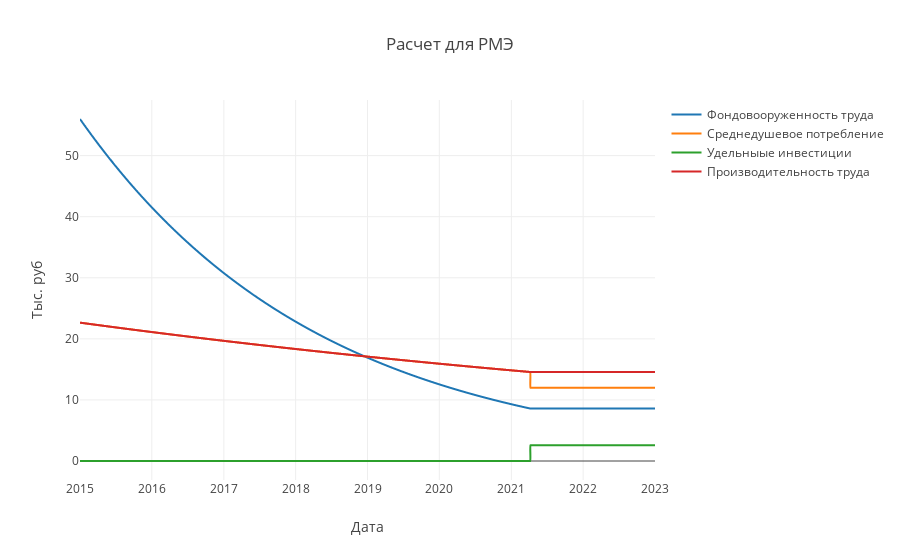

The cell this chart's notebook holds for it:
### Code cell
Mari_Data = {'L0':6405, 'alpha0':8.7821,'alpha1':0.2354,'delta':0.1,
             'nu':0.0619,'v':0.2373,'k0':358656/6405,'c0':61200/6405,
             't':8,'delta_t':1/365.25}
method = 'Потребление'
makePlt(Mari_Data, method)

### Figure 1 — Plotly figure (JSON) as saved in the notebook; plotly's stock layout.template omitted (floating-point values rounded to 4 significant figures; data arrays with more than 128 entries replaced by an {"elided": "..."} marker saying what was removed)
{"data": [{"line": {"shape": "spline"}, "mode": "lines", "name": "Фондовооруженность труда", "type": "scatter", "uid": "d2801042-bde5-4d9b-9cd3-c7dccee7a7a0", "x": {"elided": "2923 str values"}, "y": {"elided": "2923 float values"}}, {"line": {"shape": "spline"}, "mode": "lines", "name": "Среднедушевое потребление", "type": "scatter", "uid": "59a2d2b3-7b98-4c9e-a378-14bdd47ef313", "x": {"elided": "2923 str values"}, "y": {"elided": "2923 float values"}}, {"line": {"shape": "spline"}, "mode": "lines", "name": "Удельныые инвестиции", "type": "scatter", "uid": "9a4a552a-c86e-4bf5-a2ee-c800759c7688", "x": {"elided": "2923 str values"}, "y": {"elided": "2923 float values"}}, {"line": {"shape": "spline"}, "mode": "lines", "name": "Производительность труда", "type": "scatter", "uid": "e7881118-7de5-400b-8f25-fc3a4a5de671", "x": {"elided": "2923 str values"}, "y": {"elided": "2923 float values"}}], "layout": {"title": "Расчет для РМЭ", "xaxis": {"title": "Дата"}, "yaxis": {"title": "Тыс. руб"}}}
